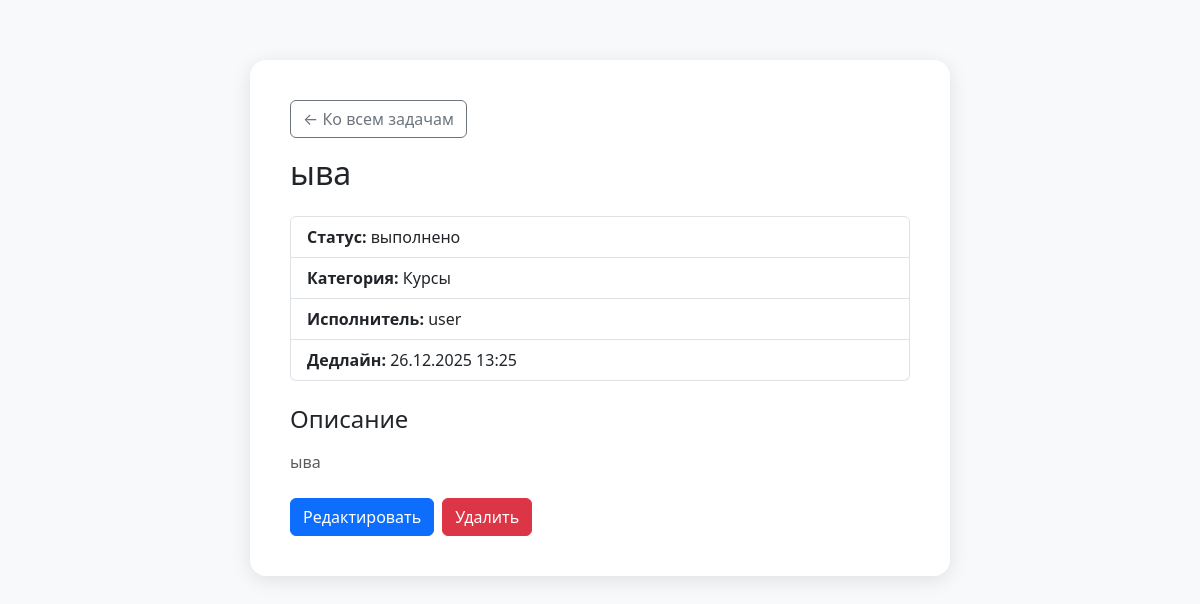
The app's page /tasks/17 (signed in) with its own data.
### main/models.py (models this page shows, shortened)
class Task(models.Model):
    class Status(models.TextChoices):
        IN_PROGRESS = "in_progress", "в работе"
        DONE = "done", "выполнено"
        TO_DO = "to_do", "к выполнению"
    title = models.CharField(max_length=200, verbose_name="Заголовок")
    description = models.TextField(blank=True, verbose_name="Описание")
    created_at = models.DateTimeField(auto_now_add=True, verbose_name="Дата")
    deadline = models.DateTimeField(null=True, blank=True, verbose_name="Дедлайн")
    status = models.CharField(max_length=20, default=Status.TO_DO, choices=Status.choices, verbose_name="Статус")
    category = models.ForeignKey(Category, on_delete=models.CASCADE, related_name="tasks", verbose_name="Категория")
    user = models.ForeignKey(User, on_delete=models.SET_NULL, null=True, blank=True, related_name="tasks", verbose_name="Исполнитель")
    class Meta:
        verbose_name = "Задача"
        verbose_name_plural = "Задачи"
        ordering = ["-created_at"]

class Category(models.Model):
    name = models.CharField(max_length=100, unique=True, verbose_name="Название")
    class Meta:
        verbose_name = "Категория"
        verbose_name_plural = "Категории"
        ordering = ["name"]

### main/views.py (the view)
# urls.py: path('tasks/<int:pk>', views.TaskDetailView.as_view(), name = "task-detail"),
class TaskDetailView(LoginRequiredMixin, DetailView):
    model = Task
    template_name = "main/task_detail.html"
    context_object_name = "task"

### main/templates/main/task_detail.html (shortened to what this page needs)
<!doctype html>
<html lang="ru">
<head>
  <link href="https://cdn.jsdelivr.net/npm/bootstrap@5.3.2/dist/css/bootstrap.min.css"
        rel="stylesheet">
</head>
<body>
<div class="task-container">
    <a href="{% url 'task-list' %}" class="btn btn-outline-secondary mb-3">← Ко всем задачам</a>
    <h2 class="mb-4">{{ task.title }}</h2>
    <ul class="list-group mb-4">
        <li class="list-group-item">
            <strong>Статус:</strong> {{ task.get_status_display }}
        </li>
        {% if task.category %}
        <li class="list-group-item">
            <strong>Категория:</strong> {{ task.category.name }}
        </li>
        {% endif %}
        {% if task.user %}
        <li class="list-group-item">
            <strong>Исполнитель:</strong> {{ task.user.username }}
        </li>
        {% endif %}
        {% if task.deadline %}
        <li class="list-group-item">
            <strong>Дедлайн:</strong> {{ task.deadline|date:"d.m.Y H:i" }}
        </li>
        {% endif %}
    </ul>
    {% if task.description %}
        <h4 class="mb-3">Описание</h4>
        <p class="text-muted">{{ task.description|linebreaksbr }}</p>
    {% endif %}
    <div class="d-flex gap-2 mt-4">
        <a href="{% url 'task-update' task.id %}" class="btn btn-primary">Редактировать</a>
        <form method="post" action="{% url 'task-delete' task.id %}">
            <button type="submit" class="btn btn-danger"
                    onclick="return confirm('Удалить задачу?');">
                Удалить
            </button>
        </form>
    </div>
</div>
</body>
</html>

### main/templates/main/task_detail.html (style rules this page uses)
body { background-color: #f8f9fa; }
.task-container { max-width: 700px; margin: 60px auto; background: white; padding: 40px; border-radius: 16px; box-shadow: 0 4px 20px rgba(0,0,0,0.1); }

### records on screen
Task: title "ыва", status "выполнено", category.name "Курсы", user.username "user", deadline "26.12.2025 13:25", description "ыва"
